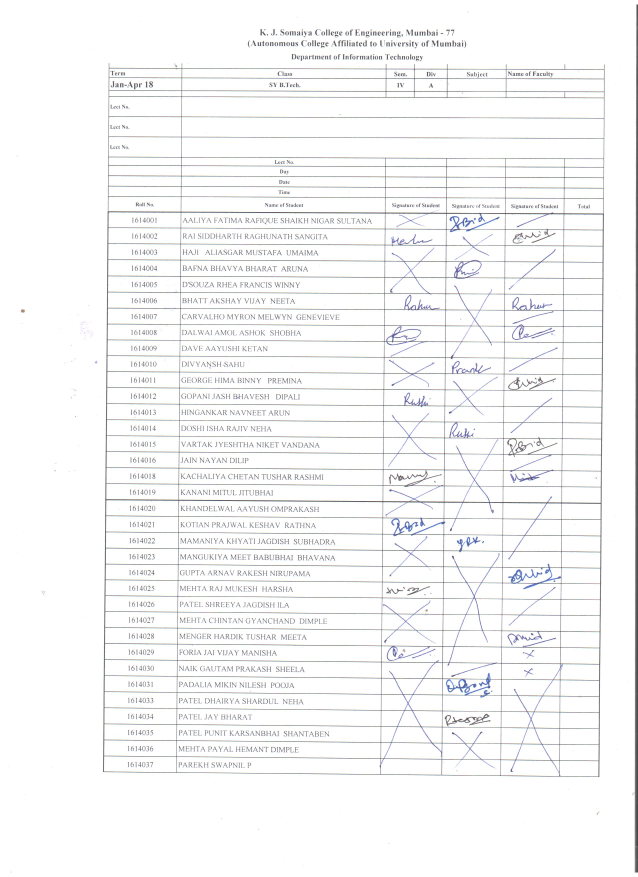
#> input picture Trial Scanned Images/scan11.jpeg, 2550 x 3508 px (shown at 1/4 size)
$ python -i demo.py   (imports and definitions only)
#> lines starting #> are read from the running program, lines starting #| are printed output that depends on the picture; after the words box and inside, x2 and y2 are one past the last pixel; in counts of white or black regions, pixels touching at a corner belong together
#> further down, picture is the input picture: shape (3508, 2550, 3); mean B, G, R 247.1, 246.7, 246.5
# -*- coding: utf-8 -*-
"""
Created on Tue Jul 10 19:43:05 2018

@author: Rushabh
"""

import cv2
import math
import numpy as np


def front(img):

    height, width = img.shape[:2]
#> height = 3508; width = 2550
    gray = cv2.cvtColor(img,cv2.COLOR_BGR2GRAY)

    ret, bw = cv2.threshold(gray,200,255,cv2.THRESH_BINARY)
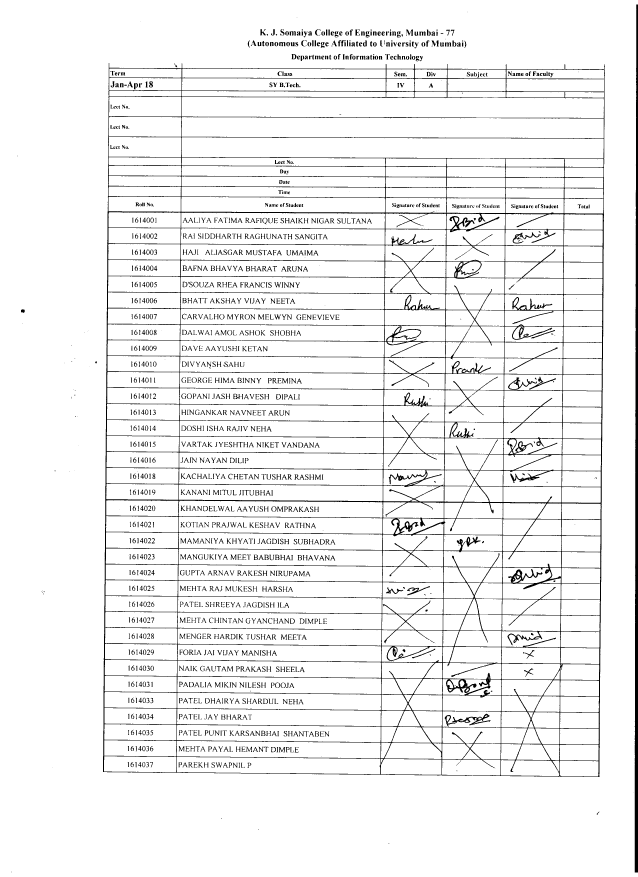
#> bw: shape (3508, 2550) (shown at 1/4 size); 94.2% white; 1591 black regions (216 under 20 px), largest, box (x1, y1, x2, y2) and area: (412, 252, 2419, 3108) 332129, (2539, 18, 2550, 3490) 28832, (1808, 2855, 1962, 2901) 1795

    height, width = bw.shape[:2]

    #print(width, height)

    h1 = int(0.30*float(height))
#> h1 = 1052
    h2 = int(0.80*float(height))
#> h2 = 2806

    wtemp = int(0.2*float(width))
#> wtemp = 510

    #print(h1,h2,wtemp)

    roi = bw[h1:h2,0:wtemp]
#> roi: shape (1754, 510); 98.5% white; 31 black regions (28 under 20 px), largest, box (x1, y1, x2, y2) and area: (414, 0, 510, 1754) 12832, (84, 185, 99, 199) 169, (381, 392, 388, 401) 42

    xs = []
    ys = []

    for y in range(h2-h1):
        for x in range(wtemp):
            if(roi[y,x]==0):
                break
        ys.append(y)
        xs.append(x)
#> after the loop, ys = 1754 values from 0 to 1753

    ysum = 0
    xsum = 0

    for k in range(len(ys)-2):
        ysum = ysum+(ys[k+1]-ys[k])
        xsum = xsum+(xs[k+1]-xs[k])
#> after the loop, xsum = -15; ysum = 1752

    slope = ysum/xsum
#> slope = -116.8

    #print(slope)

    angle = math.atan(slope)
#> angle = -1.56
    angle = angle*(180/math.pi)
#> angle = -89.51
    if(slope<0):
        angle = 90+angle
#> angle = 0.491
    else:
        angle = angle-90

    #print('Angle: ',angle)

    M = cv2.getRotationMatrix2D((width/2,height/2),angle,1)
    dst = cv2.warpAffine(img,M,(width,height))

    dst = dst[40:height-40,40:width-40]
#> dst: shape (3428, 2470, 3)
    dgray = cv2.cvtColor(dst,cv2.COLOR_BGR2GRAY)
    ret, rot = cv2.threshold(dgray,200,255,cv2.THRESH_BINARY)
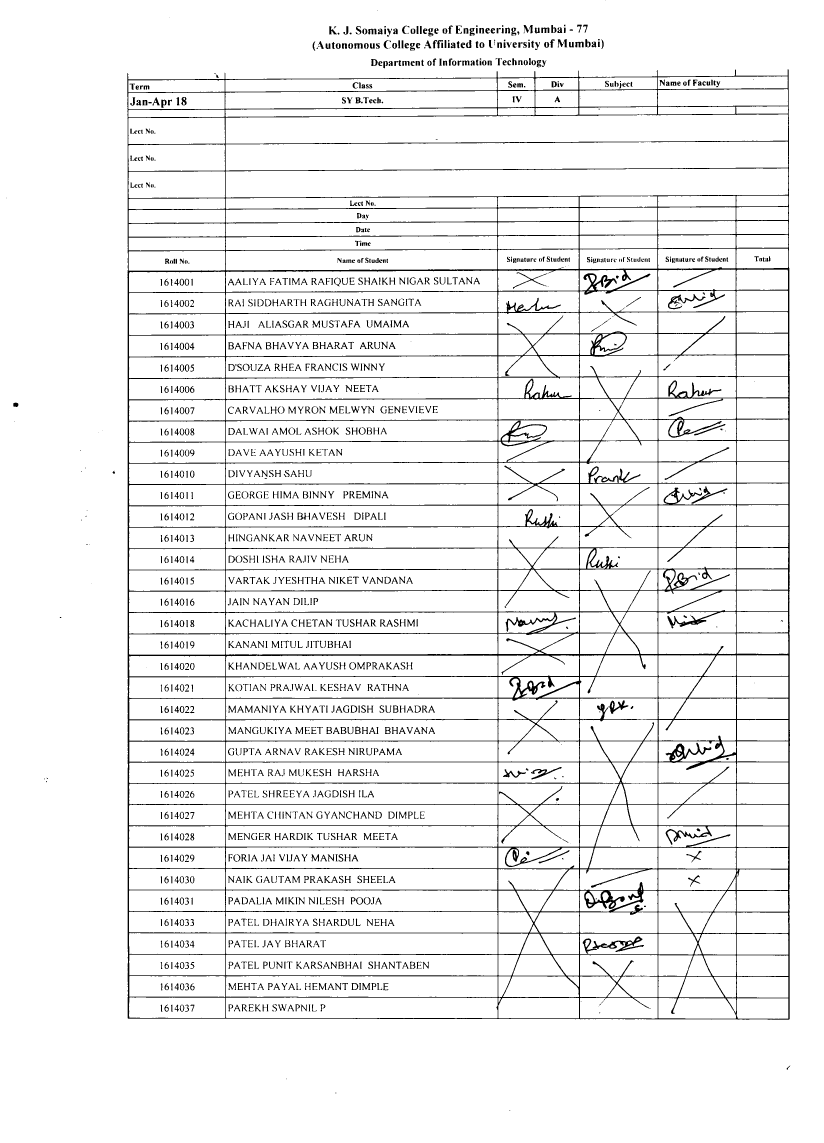
#> rot: shape (3428, 2470) (shown at 1/3 size); 94% white; 1588 black regions (192 under 20 px), largest, box (x1, y1, x2, y2) and area: (382, 208, 2370, 3059) 352185, (1778, 2809, 1932, 2856) 1863, (2004, 882, 2117, 928) 1038

    #cv2.imwrite('border.jpeg', dst )

    height, width = rot.shape[:2]
#> height = 3428

    h1 = int(0.30*float(height))
    h2 = int(0.80*float(height))

    wtemp = int(0.2*float(width))

    w1 = int(0.3*width)
    w2 = int(0.7*width)

    htemp = int(0.8*height)

    leftreg = rot[h1:h2,0:wtemp]
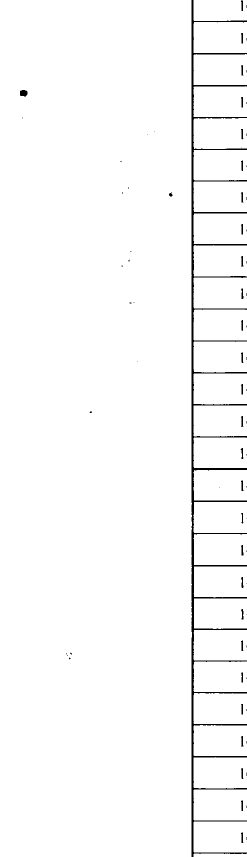
#> leftreg: shape (1714, 494) (shown at 1/2 size); 98% white; 76 black regions (46 under 20 px), largest, box (x1, y1, x2, y2) and area: (383, 0, 494, 1714) 14902, (40, 180, 55, 193) 165, (482, 1090, 487, 1111) 70
    botreg = rot[htemp:height, w1:w2]
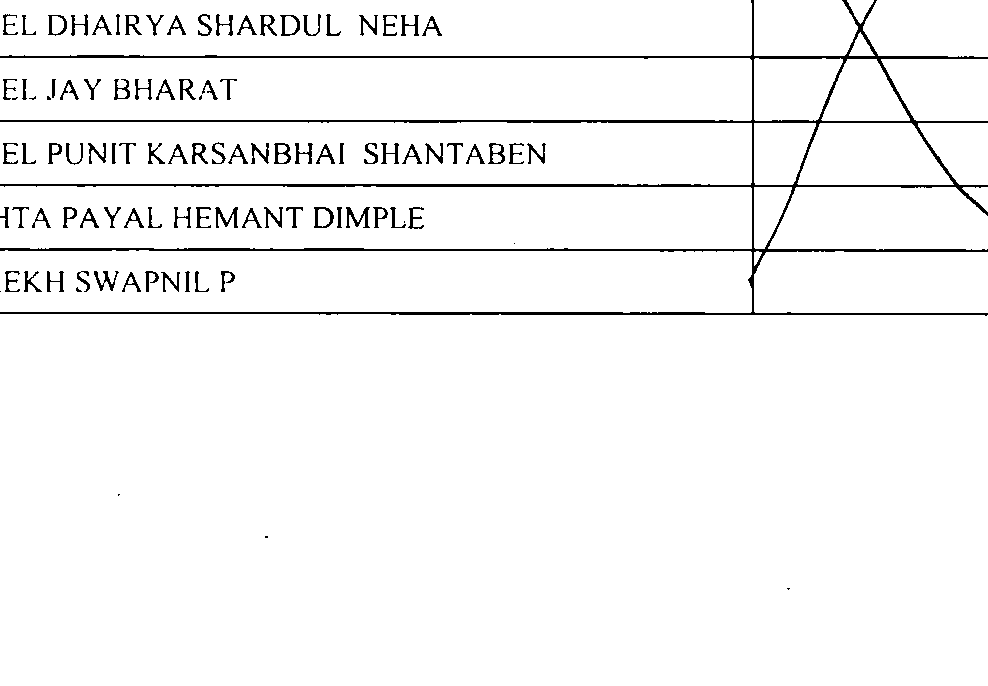
#> botreg: shape (686, 988); 96.4% white; black in thin lines or dots, all inside (x1, y1, x2, y2) = (0, 0, 988, 590)

    lsum = 0
    lcount = 0

    for y in range(h2-h1):
        for x in range(wtemp):
            if(leftreg[y,x]==0):
                break
        lsum = lsum+x
        lcount += 1
        left = int(lsum/lcount)

    bsum = 0
    bcount = 0

    hreg = height-htemp-1

    for x in range(w2-w1):
        for y in range(hreg,0,-1):
            if(botreg[y,x]==0):
                break
        bsum = bsum+y
        bcount += 1
        bottom = height - (hreg - int(bsum/bcount))

    final = dst[0:bottom, left:width]
    fingray = cv2.cvtColor(final,cv2.COLOR_BGR2GRAY)
    ret, dst = cv2.threshold(fingray,200,255,cv2.THRESH_BINARY)
#> dst: shape (3058, 2094); 92% white; 1564 black regions (171 under 20 px), largest, box (x1, y1, x2, y2) and area: (6, 208, 1994, 3058) 352100, (1402, 2809, 1556, 2856) 1863, (1628, 882, 1741, 928) 1038

    cv2.imwrite('final.jpg', final )

    box = dst[600:740, 1134:1354]
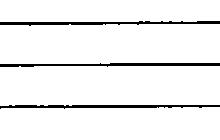
#> box: shape (140, 220); 94.3% white; 3 black regions, box (x1, y1, x2, y2) and area: (0, 21, 220, 26) 587, (0, 105, 220, 109) 586, (0, 63, 220, 67) 584
    bpc = (140*220) - np.count_nonzero(box)
#> bpc = 1757
    #print str(bpc)+'/'+str(140*220)
    #dst[600:740, 1134:1354] = 0

    ht, wt = dst.shape[:2]

    ybdec = 9+50
    ydec = 50
    ystart = ht-5-50

    xbinc = 13+250
    xinc = 250

    res = 250*50
    starr = []

    for y in range(35):
        count = 0
        xstart = 982
        yend = ystart+ydec
        for x in range(3):
            xend = xstart+xinc
            box = dst[ystart:yend, xstart:xend]
            bpc = res - np.count_nonzero(box)
            #dst[ystart:yend, xstart:xend] = 0
            #print(ystart,yend,xstart,xend,bpc)
            if(bpc>1700):
                count += 1
                dst[ystart:yend, xstart:xend] = 0
            xstart += xbinc
        starr.append(count)
        ystart -= ybdec
#> box: shape (50, 250); 91.7% white; 1 black region, box (x1, y1, x2, y2) and area: (0, 0, 250, 50) 1039
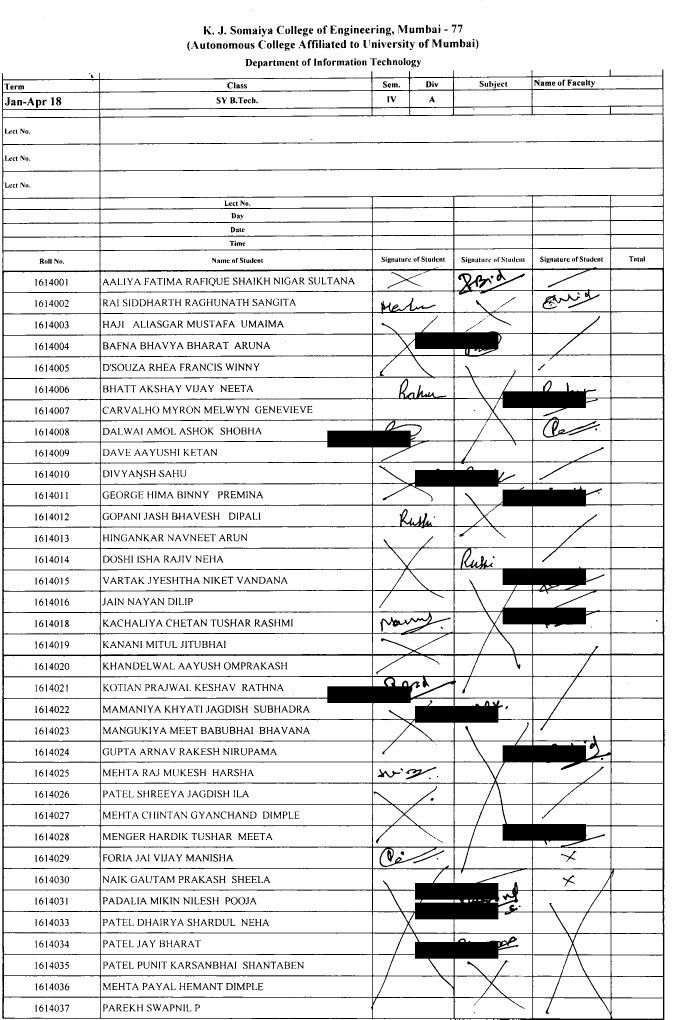
#> dst: shape (3058, 2094) (shown at 1/3 size); 89.8% white; 1552 black regions (168 under 20 px), largest, box (x1, y1, x2, y2) and area: (6, 208, 1994, 3058) 502101, (1628, 882, 1741, 928) 1038, (1217, 2301, 1309, 2338) 753
#> after the loop, starr = 35 values, max 1 at index 3, min 0 at index 0, mean 0.4; ystart = 938

    cv2.imwrite('dst.jpeg',dst)
    totalLec = 0
    xstart = 1134
    resLec = 140*220
    for x in range(3):
        box = dst[600:740, xstart:xstart+xinc]
        if((resLec - np.count_nonzero(box)) > 5000):
            totalLec+=1
        xstart += xbinc
#> this loop made 3 passes
#> pass 3, in front, `box = dst[600:740, xstart:xstart+xinc]`:
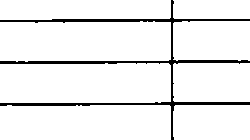
#> box: shape (140, 250); 93.5% white; 1 black region, box (x1, y1, x2, y2) and area: (0, 0, 250, 140) 2282
#> after the loop, totalLec = 0; xstart = 1923

    starr.append(totalLec)
    starr.reverse()
    #print(starr)
    return starr
    #cv2.imwrite('test1.jpg', dst)

# [155 lines left out: function back, not called in this run]

>>> import cv2
>>> picture = cv2.imread('../Trial Scanned Images/scan11.jpeg')
>>> result = front(picture)
#> result = 36 values, max 1 at index 1, min 0 at index 0, mean 0.389

$ run again, on Trial Scanned Images/scan21.jpeg
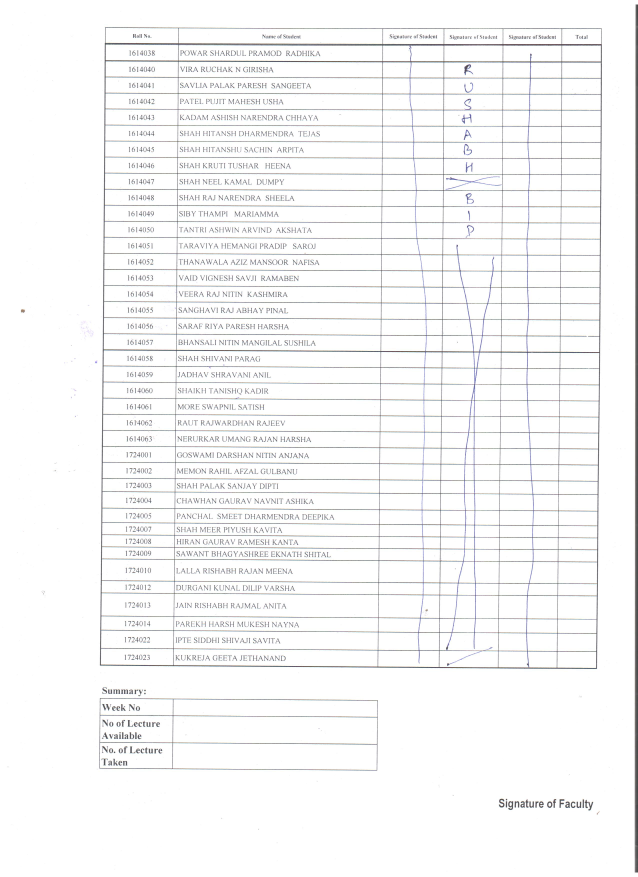
#> input picture Trial Scanned Images/scan21.jpeg, 2550 x 3508 px (shown at 1/4 size)
#> picture is the input picture: shape (3508, 2550, 3); mean B, G, R 247.2, 247, 246.9
#> bw: shape (3508, 2550); 94.5% white; 1455 black regions (145 under 20 px), largest, box (x1, y1, x2, y2) and area: (399, 109, 2408, 2676) 285390, (2538, 18, 2550, 3490) 34056, (397, 2792, 1512, 3082) 12451
#> roi: shape (1754, 510); 98.2% white; 59 black regions (34 under 20 px), largest, box (x1, y1, x2, y2) and area: (399, 0, 510, 1611) 13570, (453, 1706, 481, 1724) 325, (484, 1706, 510, 1724) 296
#> rot: shape (3428, 2470); 94.3% white; 1433 black regions (106 under 20 px), largest, box (x1, y1, x2, y2) and area: (366, 64, 2359, 2630) 303766, (367, 2758, 1480, 3042) 13276, (1735, 660, 1958, 714) 1275
#> leftreg: shape (1714, 494); 97.5% white; 101 black regions (42 under 20 px), largest, box (x1, y1, x2, y2) and area: (366, 0, 494, 1602) 15417, (453, 1696, 481, 1714) 334, (421, 1696, 449, 1714) 331
#> botreg: shape (686, 988); 98.8% white; 7 black regions (6 under 20 px), largest, box (x1, y1, x2, y2) and area: (0, 16, 739, 299) 8212
#> bpc = 1561
#> after the loop in front, `for y in range(35):`:
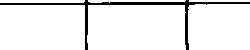
#> box: shape (50, 250); 93% white; 1 black region, box (x1, y1, x2, y2) and area: (0, 0, 250, 50) 878
#> after the loop in front, `for y in range(35):`: starr = 35 values from 0 to 0; ystart = 847
#> the loop in front, `for x in range(3):` made 3 passes
#> pass 3, in front, `box = dst[600:740, xstart:xstart+xinc]`:
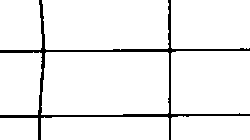
#> box: shape (140, 250); 94.4% white; 1 black region, box (x1, y1, x2, y2) and area: (0, 0, 250, 140) 1944
#> after the loop in front, `for x in range(3):`: totalLec = 0; xstart = 1923
#> result = 36 values from 0 to 0
